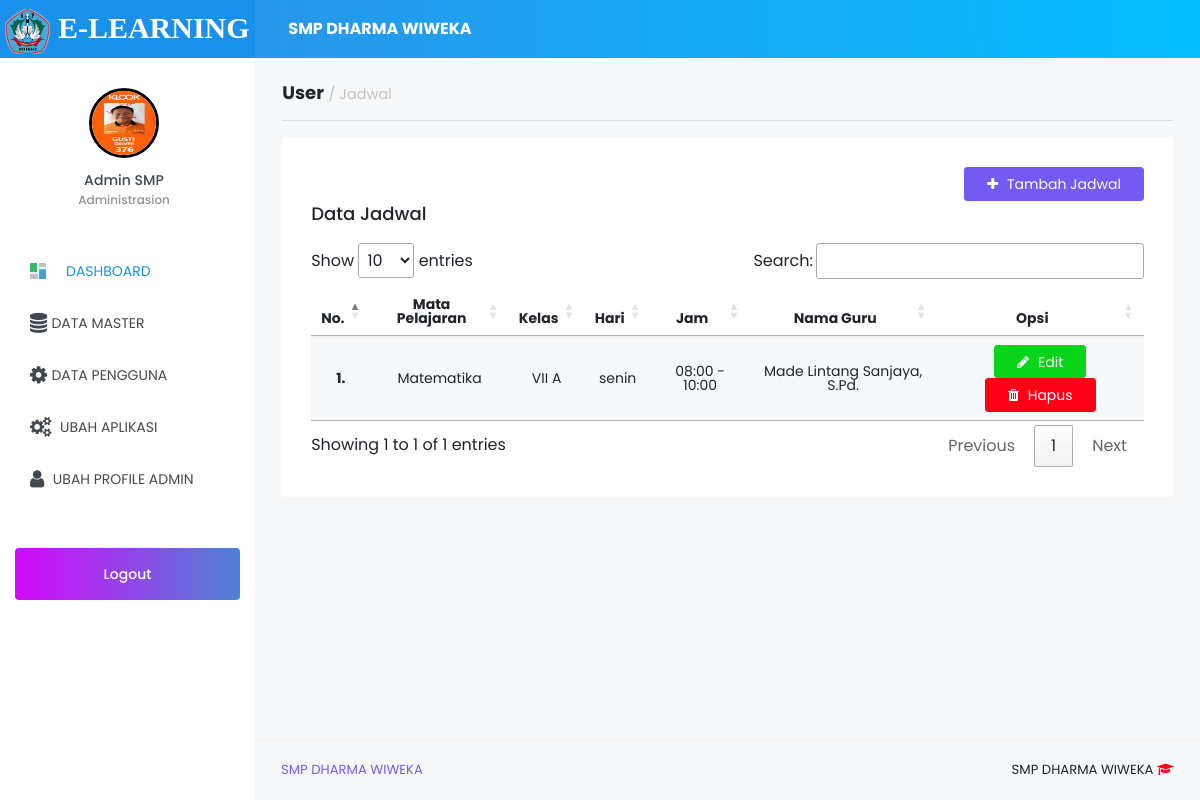
Page /Admin/index.php?page=jadwal (signed in) on the committed database.
### tables this page shows
CREATE TABLE `tb_sekolah` (
  `id_sekolah` int(11) NOT NULL,
  `nama_sekolah` varchar(120) NOT NULL,
  `kepsek` varchar(120) NOT NULL,
  `textlogo` varchar(120) NOT NULL,
  `logo` varchar(255) NOT NULL,
  `copyright` varchar(255) NOT NULL
);

CREATE TABLE `tb_roleguru` (
  `id_roleguru` int(11) NOT NULL,
  `id_guru` int(11) NOT NULL,
  `id_kelas` int(11) NOT NULL,
  `id_mapel` int(11) NOT NULL,
  `id_semester` int(11) NOT NULL,
  `jadwal_id` varchar(191) NOT NULL
);

CREATE TABLE `tb_master_mapel` (
  `id_mapel` int(11) NOT NULL,
  `mapel` varchar(60) NOT NULL
);

CREATE TABLE `tb_master_kelas` (
  `id_kelas` int(11) NOT NULL,
  `kelas` varchar(45) NOT NULL
);

CREATE TABLE `jadwal` (
  `id_jadwal` int(11) NOT NULL,
  `mata_pelajaran_id` varchar(191) NOT NULL,
  `kelas_id` varchar(191) NOT NULL,
  `hari` varchar(191) NOT NULL,
  `jam_mulai` varchar(191) NOT NULL,
  `jam_selesai` varchar(191) NOT NULL,
  `status` enum('belum','dipilih') NOT NULL
);

CREATE TABLE `tb_guru` (
  `id_guru` int(11) NOT NULL,
  `nik` varchar(20) NOT NULL,
  `nama_guru` varchar(120) NOT NULL,
  `username` varchar(65) NOT NULL,
  `password` varchar(255) NOT NULL,
  `foto` varchar(255) NOT NULL,
  `status` varchar(5) NOT NULL,
  `date_created` date NOT NULL,
  `confirm` enum('Yes','No') NOT NULL
);

### Admin/index.php (the view, shortened to what this page needs)
<?php
  include '../config/db.php';
  if (@$_SESSION['Admin']) {
    if (@$_SESSION['Admin']) {
      $sesi = @$_SESSION['Admin'];
    }
    $sql  = mysqli_query($con,"SELECT * FROM tb_admin WHERE id_admin = '$sesi'") or die(mysqli_error($con));
    $data = mysqli_fetch_array($sql);
    $sekolah  = mysqli_query($con,"SELECT * FROM tb_sekolah WHERE id_sekolah=1 ");
    $apl      = mysqli_fetch_array($sekolah);
?>
<!DOCTYPE html>
<html lang="en">
<head>
  <link rel="stylesheet" href="../vendor/node_modules/mdi/css/materialdesignicons.min.css">
  <link rel="stylesheet" href="../vendor/node_modules/simple-line-icons/css/simple-line-icons.css">
  <link rel="stylesheet" href="../vendor/node_modules/font-awesome/css/font-awesome.min.css" />
  <link rel="stylesheet" href="../vendor/css/style.css">
  <link href="../vendor/sweetalert/sweetalert.css" rel="stylesheet" />
  <link rel="stylesheet" href="//cdn.datatables.net/1.10.25/css/jquery.dataTables.min.css">
</head>
<body>
  <div class="container-scroller">
    <nav class="navbar col-lg-12 col-12 p-0 fixed-top d-flex flex-row">
      <div class="text-center navbar-brand-wrapper d-flex align-items-top justify-content-center" style="background-color: #1991eb;">
        <a class="navbar-brand brand-logo" href="index.php" style="font-family:Aegyptus;font-weight: bold;font-size: 30px;">
          <img src="../vendor/images/<?=$apl['logo'];?>" alt="logo" style="height: 45px;width: 45px;border-radius: 10px;">
          <b><?=$apl['textlogo'];?></b>
        </a>
      </div>
      <div class="navbar-menu-wrapper d-flex align-items-center">
        <ul class="navbar-nav navbar-nav-left header-links d-none d-md-flex">
          <li class="nav-item" style="width: 400px;">
            <a href="#" style="color: #fff;text-decoration: none;">
              <b><?=$apl['nama_sekolah'];?></b>
            </a>
          </li>
        </ul>
      </div>
    </nav>
    <div class="container-fluid page-body-wrapper">
      <nav class="sidebar sidebar-offcanvas" id="sidebar">
        <ul class="nav">
          <li class="nav-item nav-profile">
            <div class="nav-link">
              <div class="profile-image"> <img src="../vendor/images/img_Guru/<?=$data['foto']; ?>" alt="image" style="border:3px solid black;"/> <span class="online-status online"></span> </div>
              <div class="profile-name">
                <p class="name"><?=$data['nama_lengkap']; ?></p>
                <p class="designation">Administrasion</p>
              </div>
            </div>
          </li>
          <li class="nav-item">
            <a class="nav-link" href="index.php"><img class="menu-icon" src="../vendor/images/menu_icons/01.png" alt="menu icon"><span class="menu-title">DASHBOARD</span></a>
          </li>
          <li class="nav-item">
            <a class="nav-link" data-toggle="collapse" href="#masterData" aria-expanded="false" aria-controls="general-pages"> <i class="fa fa-database"style="font-size:20px;"></i> &nbsp; <span class="menu-title"> DATA MASTER </span><i class="menu-arrow"></i>
            </a>
          </li>
          <li class="nav-item">
            <a class="nav-link" data-toggle="collapse" href="#evaluasi" aria-expanded="false" aria-controls="general-pages"> <i class="fa fa-spin fa-gear icon-md"style="font-size:20px;"></i> &nbsp; <span class="menu-title"> DATA PENGGUNA </span><i class="menu-arrow"></i>
            </a>
          </li>
          <li class="nav-item">
            <a class="nav-link" href="?page=setting">
              <i class="fa fa-gears" style="font-size:20px;"></i> &nbsp;&nbsp;<span class="menu-title">UBAH APLIKASI</span>
            </a>
          </li>
          <li class="nav-item">
            <a class="nav-link" href="?page=setting&act=user">
              <i class="fa fa-user" style="font-size:20px;"></i> &nbsp;&nbsp;<span class="menu-title">UBAH PROFILE ADMIN</span>
            </a>
          </li>
          <li class="nav-item purchase-button">
            <a class="nav-link" href="logout.php">Logout</a>
          </li>
        </ul>
      </nav>
      <div class="main-panel">
        <?php
          $page = @$_GET['page'];
          $act  = @$_GET['act'];
          if ($page=='kelas') {
            if ($act=='') include 'modul/kelas/data_kelas.php';
            elseif ($act=='del') include 'modul/kelas/del_kelas.php';
          } elseif ($page=='semester') {
            if ($act=='') include 'modul/semester/data_semester.php';
            elseif ($act=='del') include 'modul/semester/del_semester.php';
          } elseif ($page=='mapel') {
            if ($act=='') include 'modul/mapel/data_mapel.php';
            elseif ($act=='del') include 'modul/mapel/del_mapel.php';
          } elseif ($page=='jenisujian') {
            if ($act=='') include 'modul/jenisujian/data_jenisujian.php';
            elseif ($act=='del') include 'modul/jenisujian/del_jenisujian.php';
          } elseif ($page=='jenisperangkat') {
            if ($act=='') include 'modul/jenisperangkat/data_perangkat.php';
            elseif ($act=='del') include 'modul/jenisperangkat/del_perangkat.php';
          } elseif ($page=='setting') {
            if ($act=='') include 'modul/setting/setting.php';
            elseif ($act=='user') include 'modul/setting/setting_user.php';
          } elseif ($page == 'jadwal') {
            if ($act=='') include 'modul/jadwal/data.php';
            elseif ($act=='add') include 'modul/jadwal/tambah.php';
            elseif ($act=='edit') include 'modul/jadwal/edit.php';
            elseif ($act=='delete') include 'modul/jadwal/delete.php';
          } elseif ($page=='proses') {
            include 'modul/procces.php';
          } elseif ($page=='') {
            include 'Home.php';
          } else {
            echo "<b>4014!</b> Tidak ada halaman !";
          }
        ?>
        <footer class="footer">
          <div class="container-fluid clearfix">
            <span class="text-info d-block text-center text-sm-left d-sm-inline-block">
              <?=$apl['copyright'];?>
            </span>
            <span class="float-none float-sm-right d-block mt-1 mt-sm-0 text-center"><?php echo $apl['nama_sekolah']; ?> <i class="fa fa-graduation-cap text-danger"></i></span>
          </div>
        </footer>
      </div>
    </div>
  </div>
</body>
</html>
<?php
} else{
	include 'modul/500.html';
}

### Admin/modul/jadwal/data.php (shortened to what this page needs)
<div class="content-wrapper">
  <h4> <b>User</b> <small class="text-muted">/ Jadwal</small></h4>
  <hr>
  <div class="row">
    <div class="col-md-12">
      <div class="card">
        <div class="card-body">
          <p class="card-description">
            <a href="?page=jadwal&act=add" class="btn btn-info text-white pull-right"><i class="fa fa-plus"></i> Tambah Jadwal</a> <br>
          </p>
          <h4 class="card-title">Data Jadwal</h4>
          <div class="table-responsive">
            <table class="table table-condensed table-striped table-hover" id="data">
              <thead>
                <tr>
                  <th class="text-center">No.</th>
                  <th class="text-center">Mata Pelajaran</th>
                  <th class="text-center">Kelas</th>
                  <th class="text-center">Hari</th>
                  <th class="text-center">Jam</th>
                  <th class="text-center">Nama Guru</th>
                  <th class="text-center">Opsi</th>
                </tr>
              </thead>
              <tbody>
                <?php
                  $no   = 1;
                  $sql  = mysqli_query($con,"SELECT * FROM jadwal
                    JOIN tb_master_mapel ON jadwal.mata_pelajaran_id = tb_master_mapel.id_mapel
                    JOIN tb_master_kelas ON jadwal.kelas_id = tb_master_kelas.id_kelas
                    LEFT JOIN tb_roleguru ON jadwal.id_jadwal = tb_roleguru.jadwal_id
                    LEFT JOIN tb_guru ON tb_roleguru.id_guru = tb_guru.id_guru
                  ");
                  foreach ($sql as $d) { ?>
                  <tr>
                    <td class="text-center"><b><?=$no++; ?>.</b> </td>
                    <td class="text-center"><?=$d['mapel']?> </td>
                    <td class="text-center"><?=$d['kelas']?> </td>
                    <td class="text-center"><?= $d['hari']; ?></td>
                    <td class="text-center"><?= $d['jam_mulai'] . ' - ' . $d['jam_selesai']; ?></td>
                    <td class="text-center"><?= $d['nama_guru']; ?></td>
                    <td class="text-center">
                      <a href="?page=jadwal&act=edit&id=<?= $d['id_jadwal']; ?>" class="btn btn-success text-white"><i class="fa fa-pencil"></i> Edit</a>
                      <button type="button" class="btn btn-danger text-white" data-toggle="modal" data-target="#exampleModal<?= $d['id_mapel']; ?>"><i class="fa fa-trash"></i> Hapus</button>
                    </td>
                  </tr>
                  <?php }
                ?>
              </tbody>
            </table>
          </div>
        </div>
      </div>
    </div>
  </div>
</div>

### rows in the picture
tb_sekolah: logo (picture), textlogo "E-LEARNING", nama_sekolah "SMP DHARMA WIWEKA", copyright "SMP DHARMA WIWEKA"
tb_roleguru: id_mapel.mapel "Matematika", id_kelas.kelas "VII A", jadwal.hari "senin", jadwal.jam_mulai "08:00", jadwal.jam_selesai "10:00", id_guru.nama_guru "Made Lintang Sanjaya, S.Pd."

### other values in the picture
$data['nama_lengkap'] "Admin SMP"
